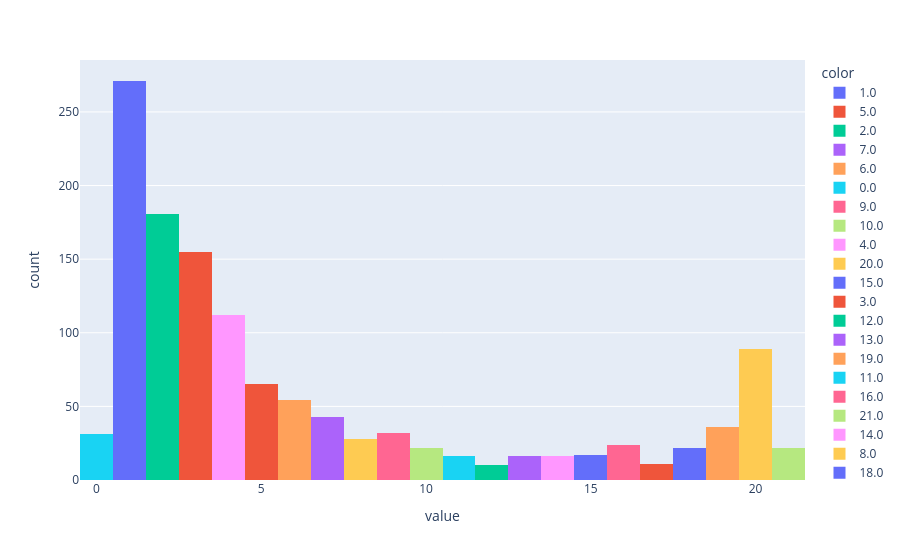

The code cell stored with this chart in its notebook:
### Markdown cell above
## Uncover relationship between `gene freq` and `num of active phylons`

### Code cell
px.histogram(L_binarized.sum(axis=1), color=L_binarized.sum(axis=1))

# xx (z%) genes in 0 phylons
# xx (z%) genes in yy phylons (all phylons minus unchar-modes)
# xx genes (z%) in only 1 phylon (genes with most differentiating power)
# xx genes (z%) in 2 phylons

### Figure 1 — Plotly figure (JSON) as saved in the notebook; plotly's stock layout.template omitted (floating-point values rounded to 4 significant figures; data arrays with more than 128 entries replaced by an {"elided": "..."} marker saying what was removed)
{"data": [{"bingroup": "x", "hovertemplate": "color=1.0<br>value=%{x}<br>count=%{y}<extra></extra>", "legendgroup": "1.0", "marker": {"color": "#636efa", "pattern": {"shape": ""}}, "name": "1.0", "orientation": "v", "showlegend": true, "x": {"elided": "271 float values"}, "xaxis": "x", "yaxis": "y", "type": "histogram"}, {"bingroup": "x", "hovertemplate": "color=5.0<br>value=%{x}<br>count=%{y}<extra></extra>", "legendgroup": "5.0", "marker": {"color": "#EF553B", "pattern": {"shape": ""}}, "name": "5.0", "orientation": "v", "showlegend": true, "x": [5.0, 5.0, 5.0, 5.0, 5.0, 5.0, 5.0, 5.0, 5.0, 5.0, 5.0, 5.0, 5.0, 5.0, 5.0, 5.0, 5.0, 5.0, 5.0, 5.0, 5.0, 5.0, 5.0, 5.0, 5.0, 5.0, 5.0, 5.0, 5.0, 5.0, 5.0, 5.0, 5.0, 5.0, 5.0, 5.0, 5.0, 5.0, 5.0, 5.0, 5.0, 5.0, 5.0, 5.0, 5.0, 5.0, 5.0, 5.0, 5.0, 5.0, 5.0, 5.0, 5.0, 5.0, 5.0, 5.0, 5.0, 5.0, 5.0, 5.0, 5.0, 5.0, 5.0, 5.0, 5.0], "xaxis": "x", "yaxis": "y", "type": "histogram"}, {"bingroup": "x", "hovertemplate": "color=2.0<br>value=%{x}<br>count=%{y}<extra></extra>", "legendgroup": "2.0", "marker": {"color": "#00cc96", "pattern": {"shape": ""}}, "name": "2.0", "orientation": "v", "showlegend": true, "x": {"elided": "181 float values"}, "xaxis": "x", "yaxis": "y", "type": "histogram"}, {"bingroup": "x", "hovertemplate": "color=7.0<br>value=%{x}<br>count=%{y}<extra></extra>", "legendgroup": "7.0", "marker": {"color": "#ab63fa", "pattern": {"shape": ""}}, "name": "7.0", "orientation": "v", "showlegend": true, "x": [7.0, 7.0, 7.0, 7.0, 7.0, 7.0, 7.0, 7.0, 7.0, 7.0, 7.0, 7.0, 7.0, 7.0, 7.0, 7.0, 7.0, 7.0, 7.0, 7.0, 7.0, 7.0, 7.0, 7.0, 7.0, 7.0, 7.0, 7.0, 7.0, 7.0, 7.0, 7.0, 7.0, 7.0, 7.0, 7.0, 7.0, 7.0, 7.0, 7.0, 7.0, 7.0, 7.0], "xaxis": "x", "yaxis": "y", "type": "histogram"}, {"bingroup": "x", "hovertemplate": "color=6.0<br>value=%{x}<br>count=%{y}<extra></extra>", "legendgroup": "6.0", "marker": {"color": "#FFA15A", "pattern": {"shape": ""}}, "name": "6.0", "orientation": "v", "showlegend": true, "x": [6.0, 6.0, 6.0, 6.0, 6.0, 6.0, 6.0, 6.0, 6.0, 6.0, 6.0, 6.0, 6.0, 6.0, 6.0, 6.0, 6.0, 6.0, 6.0, 6.0, 6.0, 6.0, 6.0, 6.0, 6.0, 6.0, 6.0, 6.0, 6.0, 6.0, 6.0, 6.0, 6.0, 6.0, 6.0, 6.0, 6.0, 6.0, 6.0, 6.0, 6.0, 6.0, 6.0, 6.0, 6.0, 6.0, 6.0, 6.0, 6.0, 6.0, 6.0, 6.0, 6.0, 6.0], "xaxis": "x", "yaxis": "y", "type": "histogram"}, {"bingroup": "x", "hovertemplate": "color=0.0<br>value=%{x}<br>count=%{y}<extra></extra>", "legendgroup": "0.0", "marker": {"color": "#19d3f3", "pattern": {"shape": ""}}, "name": "0.0", "orientation": "v", "showlegend": true, "x": [0.0, 0.0, 0.0, 0.0, 0.0, 0.0, 0.0, 0.0, 0.0, 0.0, 0.0, 0.0, 0.0, 0.0, 0.0, 0.0, 0.0, 0.0, 0.0, 0.0, 0.0, 0.0, 0.0, 0.0, 0.0, 0.0, 0.0, 0.0, 0.0, 0.0, 0.0], "xaxis": "x", "yaxis": "y", "type": "histogram"}, {"bingroup": "x", "hovertemplate": "color=9.0<br>value=%{x}<br>count=%{y}<extra></extra>", "legendgroup": "9.0", "marker": {"color": "#FF6692", "pattern": {"shape": ""}}, "name": "9.0", "orientation": "v", "showlegend": true, "x": [9.0, 9.0, 9.0, 9.0, 9.0, 9.0, 9.0, 9.0, 9.0, 9.0, 9.0, 9.0, 9.0, 9.0, 9.0, 9.0, 9.0, 9.0, 9.0, 9.0, 9.0, 9.0, 9.0, 9.0, 9.0, 9.0, 9.0, 9.0, 9.0, 9.0, 9.0, 9.0], "xaxis": "x", "yaxis": "y", "type": "histogram"}, {"bingroup": "x", "hovertemplate": "color=10.0<br>value=%{x}<br>count=%{y}<extra></extra>", "legendgroup": "10.0", "marker": {"color": "#B6E880", "pattern": {"shape": ""}}, "name": "10.0", "orientation": "v", "showlegend": true, "x": [10.0, 10.0, 10.0, 10.0, 10.0, 10.0, 10.0, 10.0, 10.0, 10.0, 10.0, 10.0, 10.0, 10.0, 10.0, 10.0, 10.0, 10.0, 10.0, 10.0, 10.0, 10.0], "xaxis": "x", "yaxis": "y", "type": "histogram"}, {"bingroup": "x", "hovertemplate": "color=4.0<br>value=%{x}<br>count=%{y}<extra></extra>", "legendgroup": "4.0", "marker": {"color": "#FF97FF", "pattern": {"shape": ""}}, "name": "4.0", "orientation": "v", "showlegend": true, "x": [4.0, 4.0, 4.0, 4.0, 4.0, 4.0, 4.0, 4.0, 4.0, 4.0, 4.0, 4.0, 4.0, 4.0, 4.0, 4.0, 4.0, 4.0, 4.0, 4.0, 4.0, 4.0, 4.0, 4.0, 4.0, 4.0, 4.0, 4.0, 4.0, 4.0, 4.0, 4.0, 4.0, 4.0, 4.0, 4.0, 4.0, 4.0, 4.0, 4.0, 4.0, 4.0, 4.0, 4.0, 4.0, 4.0, 4.0, 4.0, 4.0, 4.0, 4.0, 4.0, 4.0, 4.0, 4.0, 4.0, 4.0, 4.0, 4.0, 4.0, 4.0, 4.0, 4.0, 4.0, 4.0, 4.0, 4.0, 4.0, 4.0, 4.0, 4.0, 4.0, 4.0, 4.0, 4.0, 4.0, 4.0, 4.0, 4.0, 4.0, 4.0, 4.0, 4.0, 4.0, 4.0, 4.0, 4.0, 4.0, 4.0, 4.0, 4.0, 4.0, 4.0, 4.0, 4.0, 4.0, 4.0, 4.0, 4.0, 4.0, 4.0, 4.0, 4.0, 4.0, 4.0, 4.0, 4.0, 4.0, 4.0, 4.0, 4.0, 4.0], "xaxis": "x", "yaxis": "y", "type": "histogram"}, {"bingroup": "x", "hovertemplate": "color=20.0<br>value=%{x}<br>count=%{y}<extra></extra>", "legendgroup": "20.0", "marker": {"color": "#FECB52", "pattern": {"shape": ""}}, "name": "20.0", "orientation": "v", "showlegend": true, "x": [20.0, 20.0, 20.0, 20.0, 20.0, 20.0, 20.0, 20.0, 20.0, 20.0, 20.0, 20.0, 20.0, 20.0, 20.0, 20.0, 20.0, 20.0, 20.0, 20.0, 20.0, 20.0, 20.0, 20.0, 20.0, 20.0, 20.0, 20.0, 20.0, 20.0, 20.0, 20.0, 20.0, 20.0, 20.0, 20.0, 20.0, 20.0, 20.0, 20.0, 20.0, 20.0, 20.0, 20.0, 20.0, 20.0, 20.0, 20.0, 20.0, 20.0, 20.0, 20.0, 20.0, 20.0, 20.0, 20.0, 20.0, 20.0, 20.0, 20.0, 20.0, 20.0, 20.0, 20.0, 20.0, 20.0, 20.0, 20.0, 20.0, 20.0, 20.0, 20.0, 20.0, 20.0, 20.0, 20.0, 20.0, 20.0, 20.0, 20.0, 20.0, 20.0, 20.0, 20.0, 20.0, 20.0, 20.0, 20.0, 20.0], "xaxis": "x", "yaxis": "y", "type": "histogram"}, {"bingroup": "x", "hovertemplate": "color=15.0<br>value=%{x}<br>count=%{y}<extra></extra>", "legendgroup": "15.0", "marker": {"color": "#636efa", "pattern": {"shape": ""}}, "name": "15.0", "orientation": "v", "showlegend": true, "x": [15.0, 15.0, 15.0, 15.0, 15.0, 15.0, 15.0, 15.0, 15.0, 15.0, 15.0, 15.0, 15.0, 15.0, 15.0, 15.0, 15.0], "xaxis": "x", "yaxis": "y", "type": "histogram"}, {"bingroup": "x", "hovertemplate": "color=3.0<br>value=%{x}<br>count=%{y}<extra></extra>", "legendgroup": "3.0", "marker": {"color": "#EF553B", "pattern": {"shape": ""}}, "name": "3.0", "orientation": "v", "showlegend": true, "x": {"elided": "155 float values"}, "xaxis": "x", "yaxis": "y", "type": "histogram"}, {"bingroup": "x", "hovertemplate": "color=12.0<br>value=%{x}<br>count=%{y}<extra></extra>", "legendgroup": "12.0", "marker": {"color": "#00cc96", "pattern": {"shape": ""}}, "name": "12.0", "orientation": "v", "showlegend": true, "x": [12.0, 12.0, 12.0, 12.0, 12.0, 12.0, 12.0, 12.0, 12.0, 12.0], "xaxis": "x", "yaxis": "y", "type": "histogram"}, {"bingroup": "x", "hovertemplate": "color=13.0<br>value=%{x}<br>count=%{y}<extra></extra>", "legendgroup": "13.0", "marker": {"color": "#ab63fa", "pattern": {"shape": ""}}, "name": "13.0", "orientation": "v", "showlegend": true, "x": [13.0, 13.0, 13.0, 13.0, 13.0, 13.0, 13.0, 13.0, 13.0, 13.0, 13.0, 13.0, 13.0, 13.0, 13.0, 13.0], "xaxis": "x", "yaxis": "y", "type": "histogram"}, {"bingroup": "x", "hovertemplate": "color=19.0<br>value=%{x}<br>count=%{y}<extra></extra>", "legendgroup": "19.0", "marker": {"color": "#FFA15A", "pattern": {"shape": ""}}, "name": "19.0", "orientation": "v", "showlegend": true, "x": [19.0, 19.0, 19.0, 19.0, 19.0, 19.0, 19.0, 19.0, 19.0, 19.0, 19.0, 19.0, 19.0, 19.0, 19.0, 19.0, 19.0, 19.0, 19.0, 19.0, 19.0, 19.0, 19.0, 19.0, 19.0, 19.0, 19.0, 19.0, 19.0, 19.0, 19.0, 19.0, 19.0, 19.0, 19.0, 19.0], "xaxis": "x", "yaxis": "y", "type": "histogram"}, {"bingroup": "x", "hovertemplate": "color=11.0<br>value=%{x}<br>count=%{y}<extra></extra>", "legendgroup": "11.0", "marker": {"color": "#19d3f3", "pattern": {"shape": ""}}, "name": "11.0", "orientation": "v", "showlegend": true, "x": [11.0, 11.0, 11.0, 11.0, 11.0, 11.0, 11.0, 11.0, 11.0, 11.0, 11.0, 11.0, 11.0, 11.0, 11.0, 11.0], "xaxis": "x", "yaxis": "y", "type": "histogram"}, {"bingroup": "x", "hovertemplate": "color=16.0<br>value=%{x}<br>count=%{y}<extra></extra>", "legendgroup": "16.0", "marker": {"color": "#FF6692", "pattern": {"shape": ""}}, "name": "16.0", "orientation": "v", "showlegend": true, "x": [16.0, 16.0, 16.0, 16.0, 16.0, 16.0, 16.0, 16.0, 16.0, 16.0, 16.0, 16.0, 16.0, 16.0, 16.0, 16.0, 16.0, 16.0, 16.0, 16.0, 16.0, 16.0, 16.0, 16.0], "xaxis": "x", "yaxis": "y", "type": "histogram"}, {"bingroup": "x", "hovertemplate": "color=21.0<br>value=%{x}<br>count=%{y}<extra></extra>", "legendgroup": "21.0", "marker": {"color": "#B6E880", "pattern": {"shape": ""}}, "name": "21.0", "orientation": "v", "showlegend": true, "x": [21.0, 21.0, 21.0, 21.0, 21.0, 21.0, 21.0, 21.0, 21.0, 21.0, 21.0, 21.0, 21.0, 21.0, 21.0, 21.0, 21.0, 21.0, 21.0, 21.0, 21.0, 21.0], "xaxis": "x", "yaxis": "y", "type": "histogram"}, {"bingroup": "x", "hovertemplate": "color=14.0<br>value=%{x}<br>count=%{y}<extra></extra>", "legendgroup": "14.0", "marker": {"color": "#FF97FF", "pattern": {"shape": ""}}, "name": "14.0", "orientation": "v", "showlegend": true, "x": [14.0, 14.0, 14.0, 14.0, 14.0, 14.0, 14.0, 14.0, 14.0, 14.0, 14.0, 14.0, 14.0, 14.0, 14.0, 14.0], "xaxis": "x", "yaxis": "y", "type": "histogram"}, {"bingroup": "x", "hovertemplate": "color=8.0<br>value=%{x}<br>count=%{y}<extra></extra>", "legendgroup": "8.0", "marker": {"color": "#FECB52", "pattern": {"shape": ""}}, "name": "8.0", "orientation": "v", "showlegend": true, "x": [8.0, 8.0, 8.0, 8.0, 8.0, 8.0, 8.0, 8.0, 8.0, 8.0, 8.0, 8.0, 8.0, 8.0, 8.0, 8.0, 8.0, 8.0, 8.0, 8.0, 8.0, 8.0, 8.0, 8.0, 8.0, 8.0, 8.0, 8.0], "xaxis": "x", "yaxis": "y", "type": "histogram"}, {"bingroup": "x", "hovertemplate": "color=18.0<br>value=%{x}<br>count=%{y}<extra></extra>", "legendgroup": "18.0", "marker": {"color": "#636efa", "pattern": {"shape": ""}}, "name": "18.0", "orientation": "v", "showlegend": true, "x": [18.0, 18.0, 18.0, 18.0, 18.0, 18.0, 18.0, 18.0, 18.0, 18.0, 18.0, 18.0, 18.0, 18.0, 18.0, 18.0, 18.0, 18.0, 18.0, 18.0, 18.0, 18.0], "xaxis": "x", "yaxis": "y", "type": "histogram"}, {"bingroup": "x", "hovertemplate": "color=17.0<br>value=%{x}<br>count=%{y}<extra></extra>", "legendgroup": "17.0", "marker": {"color": "#EF553B", "pattern": {"shape": ""}}, "name": "17.0", "orientation": "v", "showlegend": true, "x": [17.0, 17.0, 17.0, 17.0, 17.0, 17.0, 17.0, 17.0, 17.0, 17.0, 17.0], "xaxis": "x", "yaxis": "y", "type": "histogram"}], "layout": {"xaxis": {"anchor": "y", "domain": [0.0, 1.0], "title": {"text": "value"}}, "yaxis": {"anchor": "x", "domain": [0.0, 1.0], "title": {"text": "count"}}, "legend": {"title": {"text": "color"}, "tracegroupgap": 0}, "margin": {"t": 60}, "barmode": "relative"}}
